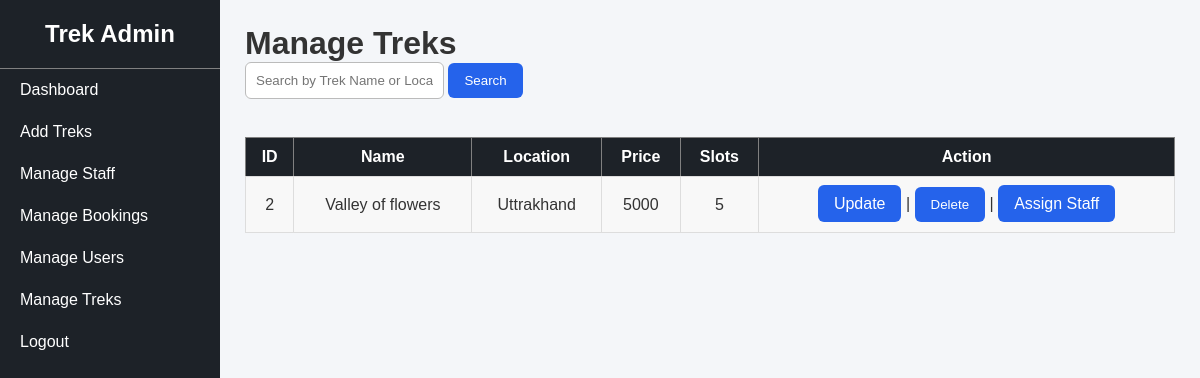
Page /manage_treks (signed in) on the earlier database version.
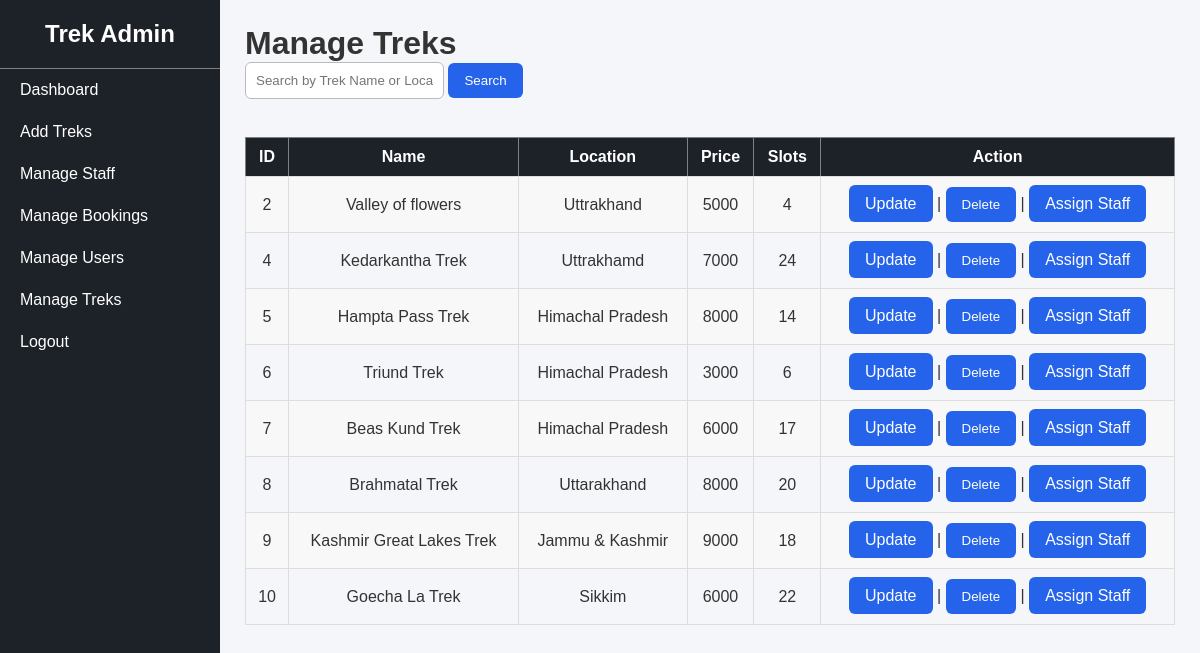
Same page on the later database version.
### tables this page shows
CREATE TABLE treks(
                 id INTEGER PRIMARY KEY AUTOINCREMENT,
                 name TEXT NOT NULL,
                 location TEXT NOT NULL,
                 price INTEGER NOT NULL,
                 slots INTEGER NOT NULL,
                 difficulty TEXT NOT NULL,
                 duration INTEGER NOT NULL,
                 status TEXT NOT NULL DEFAULT 'Open',
                 assigned_staffID INTEGER NOT NULL,
                 start_date DATE ,
                 end_date DATE ,
                 description TEXT ,
                 FOREIGN KEY (assigned_staffID) REFERENCES staff(id)
                 );

### app.py (the view)
@app.route("/manage_treks")
def manage_treks():
    if "user" not in session or session["user"]!="admin":
        return redirect("/login")
    conn=get_db_connnection()
    treks=conn.execute("""

    SELECT *

    FROM treks

    """).fetchall()
    conn.close()
    return render_template("manage_treks.html",treks=treks)

### app.py (called while the page is built)
def get_db_connnection():
    conn = sqlite3.connect("database.db")
    conn.row_factory =sqlite3.Row
    return conn

### templates/manage_treks.html
{% extends "admin_base.html" %}
{% block content %}
<h1>Manage Treks</h1>
<form method="GET" action="/manage_treks">
    <input type="text"
           name="search"
           placeholder="Search by Trek Name or Location"
           value="{{ request.args.get('search','') }}">
    <button type="submit" class="sbtn">Search</button>
</form>
<br>
<table border="1">
<tr>
    <th>ID</th>
    <th>Name</th>
    <th>Location</th>
    <th>Price</th>
    <th>Slots</th>
    <th>Action</th>
</tr>
{% for trek in treks %}
<tr>
<td>{{trek["id"]}}</td>
<td>{{trek["name"]}}</td>
<td>{{trek["location"]}}</td>
<td>{{trek["price"]}}</td>
<td>{{trek["slots"]}}</td>
<td>
<a href="/update_trek/{{trek['id']}}" class="sbtn">Update</a>
|
<form
action="/delete_trek/{{trek['id']}}"
method="POST"
style="display:inline;">
<button class="sbtn">Delete</button>
</form>
|
<a href="/assign_staff/{{trek['id']}}" class="sbtn">Assign Staff</a>
</td>
</tr>
{% endfor %}
</table>
{% endblock %}

Differences in the rows shown:
changed treks "Valley of flowers": slots "5" → "4"
added treks: id "4", name "Kedarkantha Trek", location "Uttrakhamd", price "7000", slots "24"
added treks: id "5", name "Hampta Pass Trek", location "Himachal Pradesh", price "8000", slots "14"
added treks: id "6", name "Triund Trek", location "Himachal Pradesh", price "3000", slots "6"
added treks: id "7", name "Beas Kund Trek", location "Himachal Pradesh", price "6000", slots "17"
added treks: id "8", name "Brahmatal Trek", location "Uttarakhand", price "8000", slots "20"
added treks: id "9", name "Kashmir Great Lakes Trek", location "Jammu & Kashmir", price "9000", slots "18"
added treks: id "10", name "Goecha La Trek", location "Sikkim", price "6000", slots "22"
